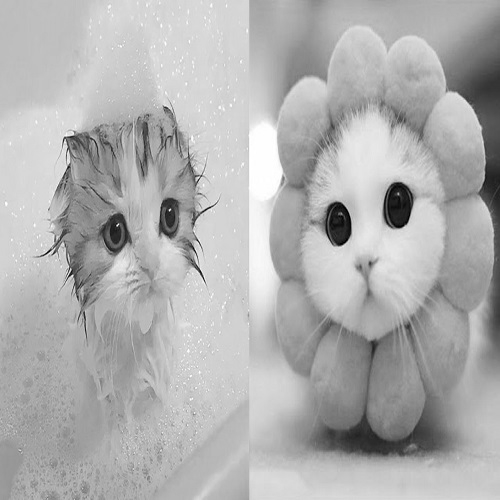
#> input picture Python/Random_stuff/cat.png, 500 x 500 px, found by its file name
$ python image_blur.py
#> lines starting #> are read from the running program, lines starting #| are printed output that depends on the picture
from skimage.io import imread
from matplotlib import pyplot as plt
import numpy as np
import skimage


def paula_and_matheus_blur():
    ## Original code created during the conversation between Paula and me

    cat = imread(
        r"C:\Users\uzuna\Documents\GITHUB\My_projects\Code_studies\Python\Random_stuff\cat.png"
    )
#> cat is the input picture: shape (500, 500); min 0, max 255, mean 176.2
    pass

    KERNEL = [3, 3]

    blurred_image = np.zeros(cat.shape)

    for iline, line in enumerate(cat):
        for icol, col in enumerate(cat):

            average = 0
            for row_pixel in range(KERNEL[0]):
                for col_pixel in range(KERNEL[1]):
                    kernel_pixel = cat[iline - row_pixel, icol - col_pixel]
                    average = average + kernel_pixel
            average = average / 9
            blurred_image[iline - row_pixel, icol - col_pixel] = average
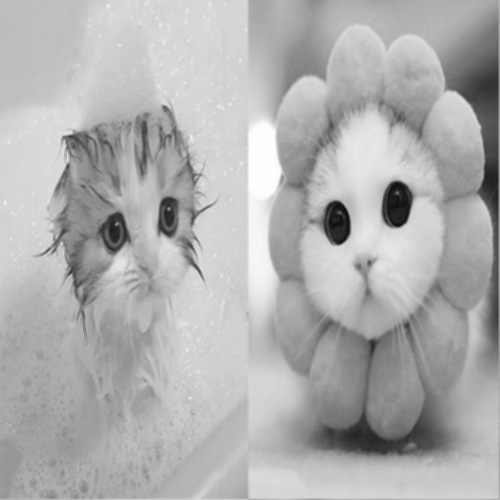
#> blurred_image: shape (500, 500) float64; min 13, max 255, mean 176.2

    ## ------------- -------------- Plot the original and blurred images
    fig, ax = plt.subplot_mosaic(
        [["Original Image", "Blurred_image"]],
        layout="constrained",
        sharex=True,
        sharey=True,
    )

    # blurred_machine = skimage.filters.gaussian(cat, sigma=1.5)

    fig.set_size_inches(7, 7)
    ax["Original Image"].imshow(cat, cmap="gray")
    ax["Original Image"].set_title("Original Image", loc="center")
    ax["Blurred_image"].imshow(blurred_image, cmap="gray")
    ax["Blurred_image"].set_title("Blurred_image", loc="center")
    ax["Blurred_image"].set_xticks([])
    ax["Blurred_image"].set_yticks([])

    plt.draw()
    plt.waitforbuttonpress(0)
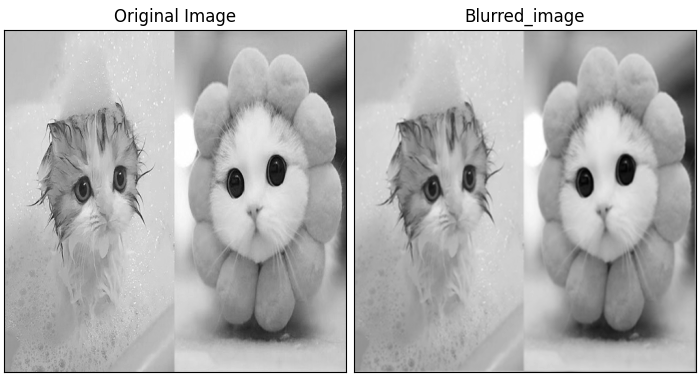
#> figure drawn by matplotlib, 2 panels
    plt.close()

    pass


# [57 lines left out: function chatgpt_blur, not called in this run]


paula_and_matheus_blur()
